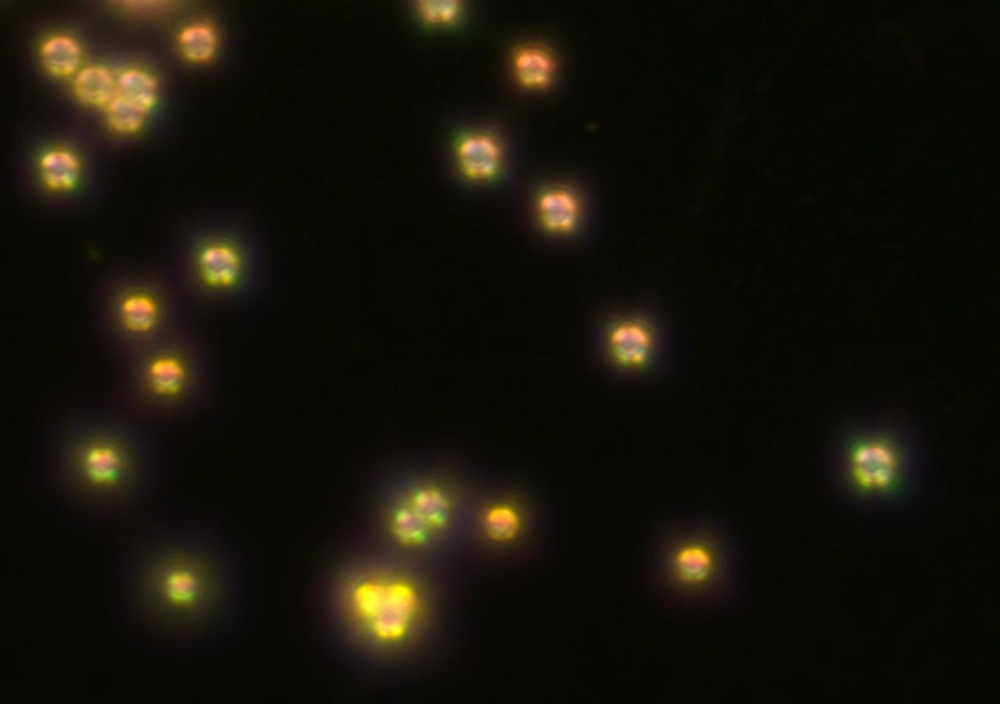
#> input picture Data/Microplastics.v2-v2.coco-segmentation/test/1_5umPS_0_1umPCTE-30sAu_X100_darkfield_1_jpg.rf.f9c7eee001fa737c61bc5774eb501546.jpg, 1000 x 704 px, shrunk from 1364 x 960 before the run
$ python preprocessing.py Data/Microplastics.v2-v2.coco-segmentation/test/1_5umPS_0_1umPCTE-30sAu_X100_darkfield_1_jpg.rf.f9c7eee001fa737c61bc5774eb501546.jpg   (older library calls are emulated)
#> lines starting #> are read from the running program, lines starting #| are printed output that depends on the picture
#> further down, img is the input picture: shape (704, 1000, 3); mean B, G, R 9.9, 19.5, 22.1
import cv2
import numpy as np
import sys
import matplotlib.pyplot as plt

def basic_preprocess(image, blur_strength=3):
    gray = cv2.cvtColor(image, cv2.COLOR_BGR2GRAY)
    blurred = cv2.GaussianBlur(gray, (blur_strength, blur_strength), 0)
    return blurred

def adaptive_preprocess(image, min_ksize=3, max_ksize=11):
#> called with min_ksize = 3, max_ksize = 11
    gray = cv2.cvtColor(image, cv2.COLOR_BGR2GRAY)
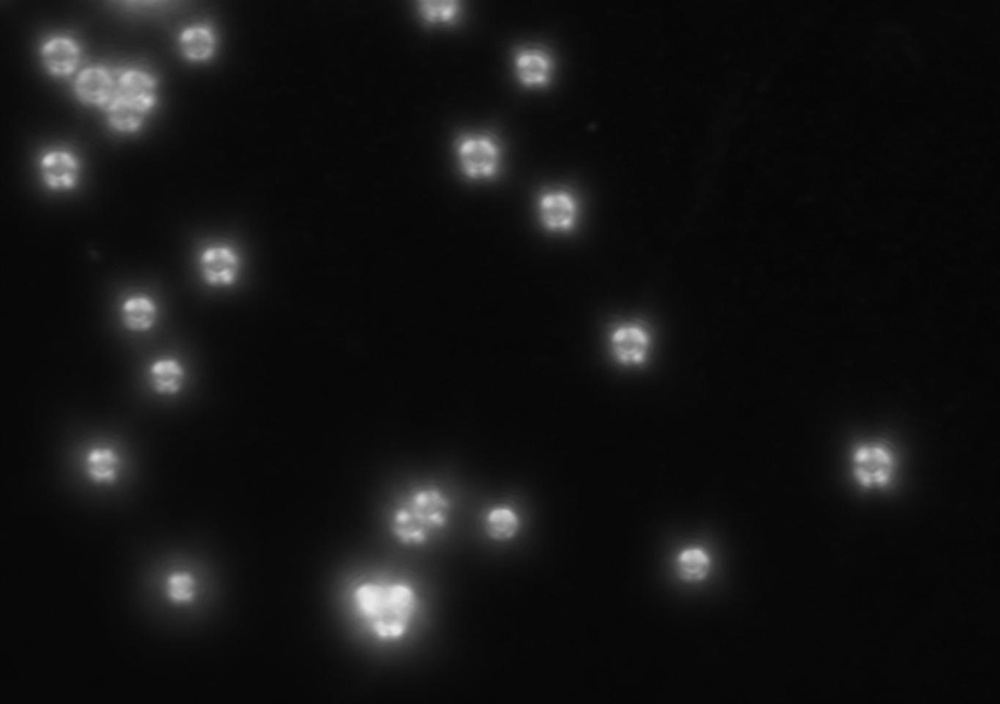
#> gray: shape (704, 1000); min 4, max 233, mean 19.2
    noise_metric = cv2.Laplacian(gray, cv2.CV_64F).var()
#> noise_metric = 2.16
    noise_metric = np.clip(noise_metric / 300.0, 0, 1)
#> noise_metric = 0.00719
    ksize = int(min_ksize + noise_metric * (max_ksize - min_ksize))
#> ksize = 3
    if ksize % 2 == 0:
        ksize += 1
    blurred = cv2.GaussianBlur(gray, (ksize, ksize), 0)
    return blurred, ksize

if __name__ == "__main__":
    if len(sys.argv) < 2:
        print("Usage: python preprocess.py <image_path>")
        sys.exit(1)

    image_path = sys.argv[1]
    img = cv2.imread(image_path)

    if img is None:
        print(f"Error: Could not load image from '{image_path}'")
        sys.exit(1)

    processed, used_ksize = adaptive_preprocess(img)
#> used_ksize = 3
    print(f"Chosen Gaussian kernel size: {used_ksize}")
#| Chosen Gaussian kernel size: 3

    # Convert BGR to RGB for matplotlib display
    img_rgb = cv2.cvtColor(img, cv2.COLOR_BGR2RGB)

    plt.figure(figsize=(10, 4))
    plt.subplot(1, 2, 1)
    plt.title("Original Image")
    plt.imshow(img_rgb)
    plt.axis("off")

    plt.subplot(1, 2, 2)
    plt.title(f"Processed (ksize={used_ksize})")
    plt.imshow(processed, cmap="gray")
    plt.axis("off")

    plt.tight_layout()
    plt.show()
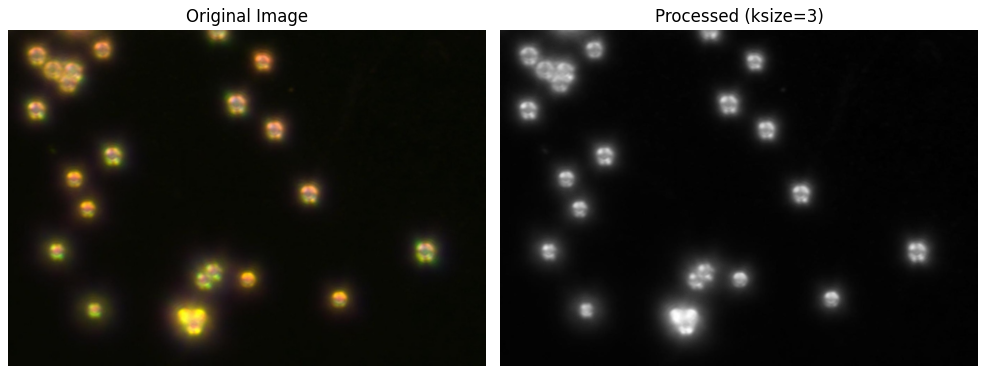
#> figure drawn by matplotlib, 2 panels
